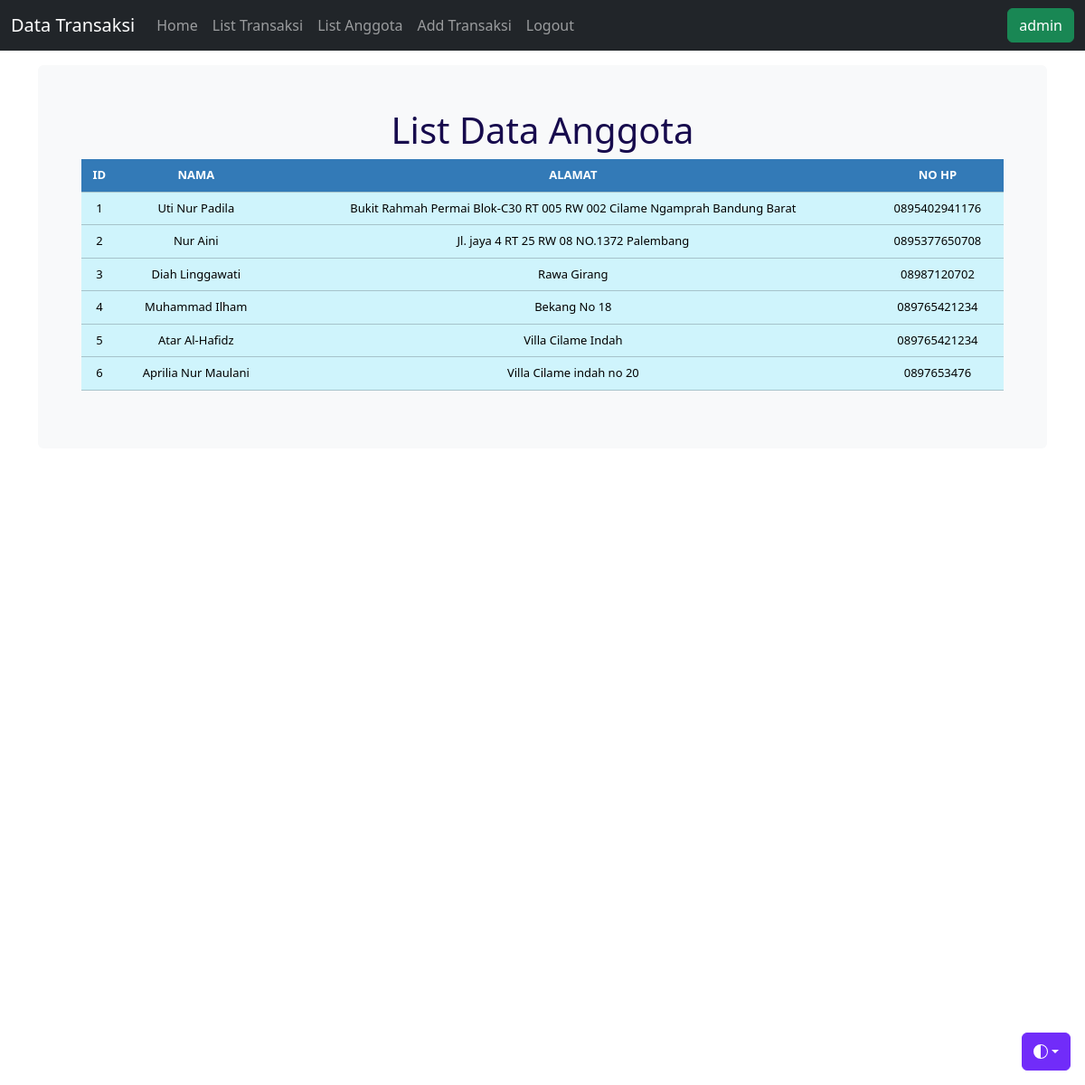
Page /list_anggota/ (signed in) on the committed database.
### transaksi/models.py (models this page shows, shortened)
class Anggota(models.Model):
    nama = models.CharField(max_length=100, blank=True, null=True)
    alamat = models.TextField()
    no_hp = models.CharField(max_length=15)

### transaksi/views.py (the view)
# urls.py: path('list_anggota/', views.list_anggota, name='list_anggota'),
def list_anggota(request):
    title = 'List Data Anggota'
    form = TransaksiSearchForm(request.POST or None)
    queryset = Anggota.objects.all()
    context = {
        'form': form,
        'title': title,
        'queryset': queryset
    }
    return render(request, 'list_anggota.html', context)

### transaksi/templates/list_anggota.html (shortened to what this page needs)
{% load static %} {% load crispy_forms_tags %}
<!DOCTYPE html>
<html lang="en" data-bs-theme="auto">
  <head>
    <link
      rel="stylesheet"
      href="https://cdn.jsdelivr.net/npm/@docsearch/css@3"
    />
    <link href="{% static 'css/stylesheet.css' %}" rel="stylesheet" />
    <link href="{% static 'css/bootstrap.min.css' %}" rel="stylesheet" />
    <link href="{% static 'css/navbar-fixed.css' %}" rel="stylesheet" />
  </head>
  <body>
    <div
      class="dropdown position-fixed bottom-0 end-0 mb-3 me-3 bd-mode-toggle"
    >
      <button
        class="btn btn-bd-primary py-2 dropdown-toggle d-flex align-items-center"
        id="bd-theme"
        type="button"
        aria-expanded="false"
        data-bs-toggle="dropdown"
        aria-label="Toggle theme (auto)"
      >
        <svg class="bi my-1 theme-icon-active" width="1em" height="1em">
          <use href="#circle-half"></use>
        </svg>
      </button>
    </div>
    {% include 'navbar.html' %}
    <main class="container">
      <div class="bg-body-tertiary p-5 rounded">
        <h1 class="text-center" style="color: #170b4d">{{ title }}</h1>
        <div class="display table">
          <table class="table table-info table-hover">
            <thead>
              <tr>
                <th>ID</th>
                <th>NAMA</th>
                <th>ALAMAT</th>
                <th>NO HP</th>
              </tr>
            </thead>
            {% for instance in queryset %}
            <tr>
              <td>{{instance.id}}</td>
              <td>{{instance.nama}}</td>
              <td>{{instance.alamat}}</td>
              <td>{{instance.no_hp}}</td>
            </tr>
            {% endfor %}
          </table>
        </div>
      </div>
    </main>
  </body>
</html>

### transaksi/templates/navbar.html (shortened to what this page needs)
<nav class="navbar navbar-expand-md navbar-dark fixed-top bg-dark">
  <div class="container-fluid">
    <a class="navbar-brand" href="/">Data Transaksi</a>
    <div class="collapse navbar-collapse" id="navbarCollapse">
      <ul class="navbar-nav me-auto mb-2 mb-md-0">
        {% if user.is_authenticated %}
          <a class="nav-link" href="/">Home</a>
          <a class="nav-link" href="/list_item">List Transaksi</a>
        <a class="nav-link" href="/list_anggota">List Anggota</a>
        <li class="nav-item">
          <a class="nav-link" href="/add_item">Add Transaksi</a>
        </li>
        <li class="nav-item">
          <a class="nav-link" href="{% url 'logout' %}">Logout</a>
        </li>
        {% endif %}
      </ul>
      <form>
        <button class="btn btn-success" type="submit">{{ user }}</button>
      </form>
    </div>
  </div>
</nav>

### static/css/stylesheet.css (style rules this page uses)
body { background-color: #34eb6b; }
.table { font-size: 13px; text-align: center; width: 95%; margin: auto; }
.table thead th { background-color: #337ab7; color: white; }
.table tbody tr { background: #ffffff; }

### static/css/navbar-fixed.css (style rules this page uses)
body { min-height: 75rem; padding-top: 4.5rem; }

### transaksi/templates/list_anggota.html (style rules this page uses)
.bi { vertical-align: -0.125em; fill: currentColor; }
.btn-bd-primary { --bd-violet-bg: #712cf9; --bd-violet-rgb: 112.520718, 44.062154, 249.437846; --bs-btn-font-weight: 600; --bs-btn-color: var(--bs-white); --bs-btn-bg: var(--bd-violet-bg); --bs-btn-border-color: var(--bd-violet-bg); --bs-btn-hover-color: var(--bs-white); --bs-btn-hover-bg: #6528e0; --bs-btn-hover-border-color: #6528e0; --bs-btn-focus-shadow-rgb: var(--bd-violet-rgb); --bs-btn-active-color: var(--bs-btn-hover-color); --bs-btn-active-bg: #5a23c8; --bs-btn-active-border-color: #5a23c8; }
.bd-mode-toggle { z-index: 1500; }

### rows in the picture
Anggota: id "1", nama "Uti Nur Padila", alamat "Bukit Rahmah Permai Blok-C30 RT 005 RW 002 Cilame Ngamprah Bandung Barat", no_hp "0895402941176"
Anggota: id "2", nama "Nur Aini", alamat "Jl. jaya 4 RT 25 RW 08 NO.1372 Palembang", no_hp "0895377650708"
Anggota: id "3", nama "Diah Linggawati", alamat "Rawa Girang", no_hp "08987120702"
Anggota: id "4", nama "Muhammad Ilham", alamat "Bekang No 18", no_hp "089765421234"
Anggota: id "5", nama "Atar Al-Hafidz", alamat "Villa Cilame Indah", no_hp "089765421234"
Anggota: id "6", nama "Aprilia Nur Maulani", alamat "Villa Cilame indah no 20", no_hp "0897653476"

### other values in the picture
{{ user }} "admin"
{{ title }} "List Data Anggota"
